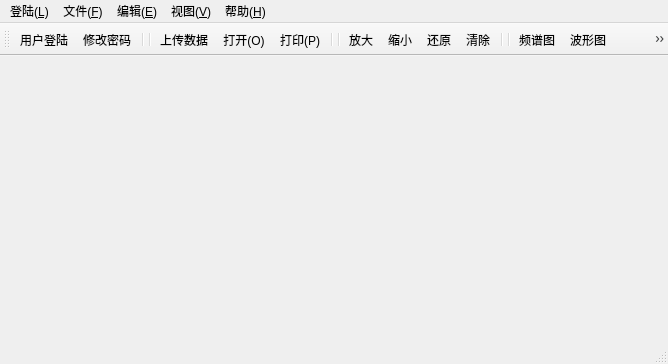
<?xml version="1.0" encoding="UTF-8"?>
<ui version="4.0">
 <class>MainWindow</class>
 <widget class="QMainWindow" name="MainWindow">
  <property name="geometry">
   <rect>
    <x>0</x>
    <y>0</y>
    <width>668</width>
    <height>364</height>
   </rect>
  </property>
  <property name="windowTitle">
   <string>MainWindow</string>
  </property>
  <widget class="QWidget" name="centralWidget">
   <layout class="QHBoxLayout" name="horizontalLayout">
    <item>
     <widget class="QCustomPlot" name="customPlot" native="true">
      <property name="autoFillBackground">
       <bool>true</bool>
      </property>
     </widget>
    </item>
   </layout>
  </widget>
  <widget class="QMenuBar" name="menuBar">
   <property name="geometry">
    <rect>
     <x>0</x>
     <y>0</y>
     <width>668</width>
     <height>21</height>
    </rect>
   </property>
   <widget class="QMenu" name="menu_F">
    <property name="title">
     <string>文件(&amp;F)</string>
    </property>
    <addaction name="action_upload"/>
    <addaction name="action_O"/>
    <addaction name="action_A"/>
    <addaction name="action_P"/>
    <addaction name="action_Q"/>
   </widget>
   <widget class="QMenu" name="menu_E">
    <property name="title">
     <string>编辑(&amp;E)</string>
    </property>
    <addaction name="action_zoom_in"/>
    <addaction name="action_zoom_out"/>
    <addaction name="action_rotate"/>
    <addaction name="action_clear"/>
   </widget>
   <widget class="QMenu" name="menu_V">
    <property name="title">
     <string>视图(&amp;V)</string>
    </property>
    <addaction name="action_wave"/>
    <addaction name="action_spec"/>
    <addaction name="action_2D"/>
    <addaction name="action_3D"/>
    <addaction name="action_result"/>
   </widget>
   <widget class="QMenu" name="menu_H">
    <property name="title">
     <string>帮助(&amp;H)</string>
    </property>
    <addaction name="action_about"/>
    <addaction name="action_user"/>
    <addaction name="action_Website"/>
    <addaction name="action_Qt"/>
   </widget>
   <widget class="QMenu" name="menu_L">
    <property name="title">
     <string>登陆(&amp;L)</string>
    </property>
    <addaction name="action_login"/>
    <addaction name="action_password"/>
   </widget>
   <addaction name="menu_L"/>
   <addaction name="menu_F"/>
   <addaction name="menu_E"/>
   <addaction name="menu_V"/>
   <addaction name="menu_H"/>
  </widget>
  <widget class="QToolBar" name="mainToolBar">
   <attribute name="toolBarArea">
    <enum>TopToolBarArea</enum>
   </attribute>
   <attribute name="toolBarBreak">
    <bool>false</bool>
   </attribute>
   <addaction name="action_login"/>
   <addaction name="action_password"/>
   <addaction name="separator"/>
   <addaction name="separator"/>
   <addaction name="action_upload"/>
   <addaction name="action_O"/>
   <addaction name="action_P"/>
   <addaction name="separator"/>
   <addaction name="separator"/>
   <addaction name="action_zoom_in"/>
   <addaction name="action_zoom_out"/>
   <addaction name="action_rotate"/>
   <addaction name="action_clear"/>
   <addaction name="separator"/>
   <addaction name="separator"/>
   <addaction name="action_spec"/>
   <addaction name="action_wave"/>
   <addaction name="action_2D"/>
   <addaction name="action_3D"/>
   <addaction name="action_result"/>
  </widget>
  <widget class="QStatusBar" name="statusBar"/>
  <action name="action_O">
   <property name="icon">
    <iconset resource="menu.qrc">
     <normaloff>:/new/prefix1/images/open.png</normaloff>:/new/prefix1/images/open.png</iconset>
   </property>
   <property name="text">
    <string>打开(&amp;O)</string>
   </property>
  </action>
  <action name="action_A">
   <property name="icon">
    <iconset resource="menu.qrc">
     <normaloff>:/new/prefix1/images/saveas.png</normaloff>:/new/prefix1/images/saveas.png</iconset>
   </property>
   <property name="text">
    <string>另存为(&amp;A)</string>
   </property>
  </action>
  <action name="action_P">
   <property name="icon">
    <iconset resource="menu.qrc">
     <normaloff>:/new/prefix1/images/print.png</normaloff>:/new/prefix1/images/print.png</iconset>
   </property>
   <property name="text">
    <string>打印(&amp;P)</string>
   </property>
  </action>
  <action name="action_Q">
   <property name="icon">
    <iconset resource="menu.qrc">
     <normaloff>:/new/prefix1/images/exit.png</normaloff>:/new/prefix1/images/exit.png</iconset>
   </property>
   <property name="text">
    <string>退出(&amp;Q)</string>
   </property>
  </action>
  <action name="action_zoom_in">
   <property name="icon">
    <iconset resource="menu.qrc">
     <normaloff>:/new/prefix1/images/zoom-in.png</normaloff>:/new/prefix1/images/zoom-in.png</iconset>
   </property>
   <property name="text">
    <string>放大</string>
   </property>
  </action>
  <action name="action_zoom_out">
   <property name="icon">
    <iconset resource="menu.qrc">
     <normaloff>:/new/prefix1/images/zoom-out.png</normaloff>:/new/prefix1/images/zoom-out.png</iconset>
   </property>
   <property name="text">
    <string>缩小</string>
   </property>
  </action>
  <action name="action_rotate">
   <property name="icon">
    <iconset resource="menu.qrc">
     <normaloff>:/new/prefix1/images/rotate.png</normaloff>:/new/prefix1/images/rotate.png</iconset>
   </property>
   <property name="text">
    <string>还原</string>
   </property>
  </action>
  <action name="action_clear">
   <property name="icon">
    <iconset resource="menu.qrc">
     <normaloff>:/new/prefix1/images/clear.png</normaloff>:/new/prefix1/images/clear.png</iconset>
   </property>
   <property name="text">
    <string>清除</string>
   </property>
  </action>
  <action name="action_wave">
   <property name="icon">
    <iconset resource="menu.qrc">
     <normaloff>:/new/prefix1/images/wave.png</normaloff>:/new/prefix1/images/wave.png</iconset>
   </property>
   <property name="text">
    <string>波形图</string>
   </property>
  </action>
  <action name="action_spec">
   <property name="icon">
    <iconset resource="menu.qrc">
     <normaloff>:/new/prefix1/images/spectrum.png</normaloff>:/new/prefix1/images/spectrum.png</iconset>
   </property>
   <property name="text">
    <string>频谱图</string>
   </property>
  </action>
  <action name="action_2D">
   <property name="icon">
    <iconset resource="menu.qrc">
     <normaloff>:/new/prefix1/images/2D.png</normaloff>:/new/prefix1/images/2D.png</iconset>
   </property>
   <property name="text">
    <string>2D视图</string>
   </property>
  </action>
  <action name="action_3D">
   <property name="icon">
    <iconset resource="menu.qrc">
     <normaloff>:/new/prefix1/images/3D.png</normaloff>:/new/prefix1/images/3D.png</iconset>
   </property>
   <property name="text">
    <string>3D视图</string>
   </property>
  </action>
  <action name="action_about">
   <property name="icon">
    <iconset resource="menu.qrc">
     <normaloff>:/new/prefix1/images/help.png</normaloff>:/new/prefix1/images/help.png</iconset>
   </property>
   <property name="text">
    <string>关于软件</string>
   </property>
  </action>
  <action name="action_user">
   <property name="icon">
    <iconset resource="menu.qrc">
     <normaloff>:/new/prefix1/images/userguid.png</normaloff>:/new/prefix1/images/userguid.png</iconset>
   </property>
   <property name="text">
    <string>用户手册</string>
   </property>
  </action>
  <action name="action_Qt">
   <property name="icon">
    <iconset resource="menu.qrc">
     <normaloff>:/new/prefix1/images/qt.png</normaloff>:/new/prefix1/images/qt.png</iconset>
   </property>
   <property name="text">
    <string>关于Qt</string>
   </property>
  </action>
  <action name="action_Website">
   <property name="icon">
    <iconset resource="menu.qrc">
     <normaloff>:/new/prefix1/images/Website.png</normaloff>:/new/prefix1/images/Website.png</iconset>
   </property>
   <property name="text">
    <string>关于网站</string>
   </property>
  </action>
  <action name="action_upload">
   <property name="icon">
    <iconset resource="menu.qrc">
     <normaloff>:/new/prefix1/images/upload.png</normaloff>:/new/prefix1/images/upload.png</iconset>
   </property>
   <property name="text">
    <string>上传数据</string>
   </property>
  </action>
  <action name="action_result">
   <property name="icon">
    <iconset resource="menu.qrc">
     <normaloff>:/new/prefix1/images/chart.png</normaloff>:/new/prefix1/images/chart.png</iconset>
   </property>
   <property name="text">
    <string>探伤结果</string>
   </property>
  </action>
  <action name="action_login">
   <property name="icon">
    <iconset resource="menu.qrc">
     <normaloff>:/new/prefix1/images/login.png</normaloff>:/new/prefix1/images/login.png</iconset>
   </property>
   <property name="text">
    <string>用户登陆</string>
   </property>
  </action>
  <action name="action_password">
   <property name="icon">
    <iconset resource="menu.qrc">
     <normaloff>:/new/prefix1/images/password.png</normaloff>:/new/prefix1/images/password.png</iconset>
   </property>
   <property name="text">
    <string>修改密码</string>
   </property>
  </action>
 </widget>
 <layoutdefault spacing="6" margin="11"/>
 <customwidgets>
  <customwidget>
   <class>QCustomPlot</class>
   <extends>QWidget</extends>
   <header>qcustomplot.h</header>
   <container>1</container>
  </customwidget>
 </customwidgets>
 <resources>
  <include location="menu.qrc"/>
 </resources>
 <connections/>
</ui>
